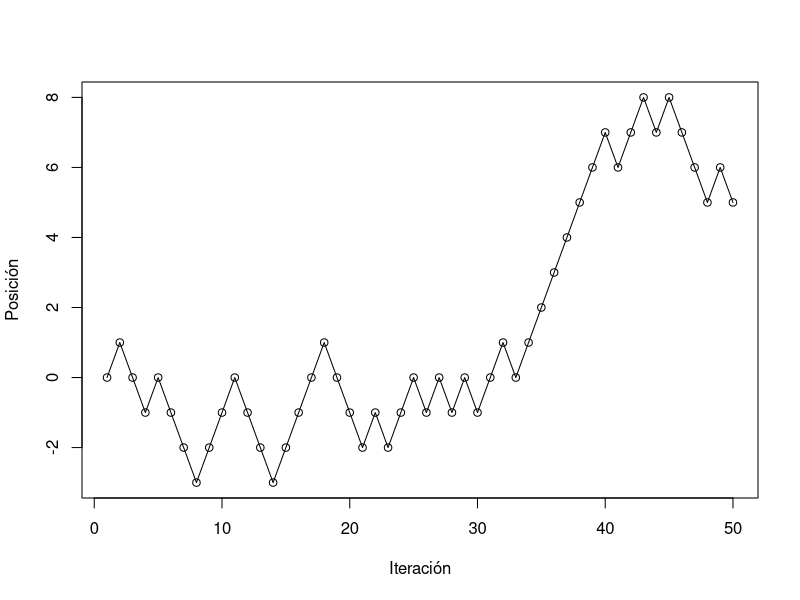

This figure's R source:
## Estructuras de control: loops (for)

# Los "loops" ("lazos" en español) son comandos especiales que sirven para hacer
# ejecutar una tarea una cantidad arbitraria de veces; se llama iteración a cada
# una de estas repeticiones. Sirven para hacer en segundos lo que manualmente
# llevaría horas, días o sería simplemente demasiado.

# Los comandos más universales para hacer loops en programación son "for" y
# "while", y en R esto no es distinto.

# Se puede acceder a la ayuda de R con varios comandos, por ejemplo (no correr):
?Control
?"for"


## SINTÁXIS BÁSICA
# Aquí veremos solamente el caso más común que suele utilizarse en R, pero es
# bueno saber que existen variantes más sofisticadas.

# FOR
# Este comando es usado cuando de antemano sabemos el número de iteraciones que
# necesitamos. En la práctica esto es la mayoría de las veces. Un loop for
# típico se escribe así:

for (i in 1:10) {
  # comando 1
  # comando 2
  # etc ...
}

# Con este código R ejecuta los comandos 1, 2, etc unas 10 veces. Por ejemplo,
# el siguiente ejemplo escribe la palabra "Hemoglobina" 4 veces:

for (i in 1:4) {
  print("Hemoglobina")
}

# ¡Atención! Un error común es olvidar escribir alguno de los corchetes { y };
# sin embargo en el caso de un único comando se pueden eliminar por completo ...

# Más importante aún que la cantidad de veces que se ejecutan los comandos es la
# discreta presencia de la letra "i" en la primer línea. El rol de este objeto
# es el de variable: en cada iteración el i cambia, tomando los valores 1, 2, 3
# y 4 (en este caso). Esto es sumamente útil para hacer casi cualquier cosa más
# elaborada que escribir lo mismo 4 veces ...

# El siguiente ejemplo muestra esta propiedad de forma explícita:

for (i in 1:5) {
  print("El valor i:")
  print(i)
}

# Nótese que ahora i = 5, ya que es el último valor del loop. Nótese también que
# no hay restricción alguna en los números a utilizar. Es perfectamente válido
# (y potencialmente útil) escribir 3:5 o -1:5 en lugar de 1:5 como en el ejemplo.

# Nótese también que se utilizan 2 espacios antes de los comandos interiores a
# los corchetes. Esta práctica es simplemente un criterio común para que el ojo
# humano detecte fácilmente cuáles son los comandos del loop.

# ¡Atención! Uno de los errores más comunes es el poner un sólo número aquí,
# por ejemplo:

for (i in 5) {
  print(i)
}

# Esto sólo imprime "5".

# Nótese también: que la letra i no es la única opción, cualquier letra o
# palabra sirve.


## USOS MÁS COMUNES:
# 1. Para acceder de forma secuencial a los distintos valores de un vector,
# matriz o data.frame se pueden usar códigos como el siguiente:

perros <- c("cucho", "bobi", "morti", "sultan", "fido", "yonofui")

for (i in 1:length(perros)) {
  print(paste("Mi perro se llamaba:", perros[i]))
}

# Lo más importante para notar aquí es el uso de los paréntesis rectos para
# indicar que queremos sólo el iésimo elemento del vector "perros". Es decir, se
# escribe "perros[i]" y no "perros" solamente.

# Nótese que aquí en vez de escribir "1:6" se puso "1:length(perros)", de forma
# tal que no es necesario saber de antemano cuántos elementos tiene el vector en
# cuestión.

# En mismo principio se puede utilizar de muchas maneras distintas y en
# particular con matrices y data.frames puede ser muy útil. Por ejemplo, para
# imprimir el promedio de valores de cada fila en una matriz m:

m <- matrix(rnorm(24, 5), nrow=4)
for (i in 1:nrow(m)) {
  print(mean(m[i,]))
}


# 2. Otro uso común es el de ir "rellenando" un objeto con valores obtenidos en
# cada iteración. En este tipo de estrategias, primero se debe crear el objeto
# vacío y luego en el for se ejecutan los comandos para hacer el rellenado. El
# siguiente ejemplo ilustra este principio utilizando la matriz m creada en el
# ejemplo anterior:

(promxfila <- numeric(nrow(m)))
# Este primer comando genera un vector de ceros con la longitud adecuada.
for (i in 1:nrow(m)) {
  promxfila[i] <- mean(m[i,])
}

# Es fácil comprobar que el vector promxfila contiene los mismos valores que se
# imprimieron anteriormente.

# Nota: existe una forma más fácil y eficiente de hacer lo mismo:
promxfila <- rowMeans(m)


# 3. Los usos anteriores se pueden combinar para reproducir diferentes tipos de
# procesos. Vamos a ilustrar este principio con la llamada "caminata del
# borracho".

# La caminata del borracho es un proceso muy simple: en cada iteración se tira
# una moneda (usaremos "sample" para esto) y el borracho se mueve un paso a la
# izquierda o a la derecha según el caso.

# Hagamos un borracho con 50 iteraciones, cuya posición inicial es el cero.
# Primero hay que crear el vector para rellenar:

posicion <- numeric(50)
for (i in 1:49) {
  moneda <- sample(c(-1, 1), 1)
  posicion[i + 1] <- posicion[i] + moneda
}

# Podemos visualizar el resultado con un comando simple de plot:
plot(posicion, type="o", xlab="Iteración", ylab="Posición")


# 4. Loops Anidados. Muchas circunstancias pueden llevar a que sea necesario
# hacer un for dentro de otro for, lo cual suele hacer las cosas un poco más
# complicadas. Ilustraremos el concepto utilizando nuevamente la matriz m creada
# anteriormente:

for (i in 1:nrow(m)) {
  for (j in 1:ncol(m)) {
    print(m[i, j])
  }
}

# Como fácilmente se puede comprobar, este código simplemente imprime todos los
# elementos de la matriz m.

# Nótese: que la variable i se usa para las filas y la variable j para las
# columnas. Es importante en estos casos usar nombres diferentes para cada for,
# ya que de otra manera se producen errores que pasan inadvertidos.

# En general es lo más aconsejable tratar de evitar utilizar este tipo de
# recursos, ya que muchas veces se pueden resolver los mismos problemas de
# formas más eficientes. En la lección "loops-for-extra" se explica mejor esta
# idea y se dan algunos ejemplos.

## RESUMEN
# Hemos visto el tipo de loop más comunmente utilizado en programación. El loop
# 'for' se utiliza cuando "sabemos" de antemano el número de iteraciones que
# necesitamos.
# Dado que la sintaxis es relativamente elaborada, hay que tener especial
# atención a los errores, particularment los más comunes: omisión de un corchete,
# escribir mál la secuencia de números (1:n) o confundir el nombre de las
# variables (i, j, k, etc ...).
# Los ejemplos empleados dan cuenta de situaciones comunes en que podemos
# utilizar esta herramienta, pero no está limitada a éstas. Siendo particular-
# mente útil al realizar simulaciones con modelos o aplicar análisis a grandes
# series de datos, su combinación dentro de funciones y con otras estructuras
# de control (ej: condicionales) se hace más importante, y resulta fundamental
# como herramienta para cualquier programador.
